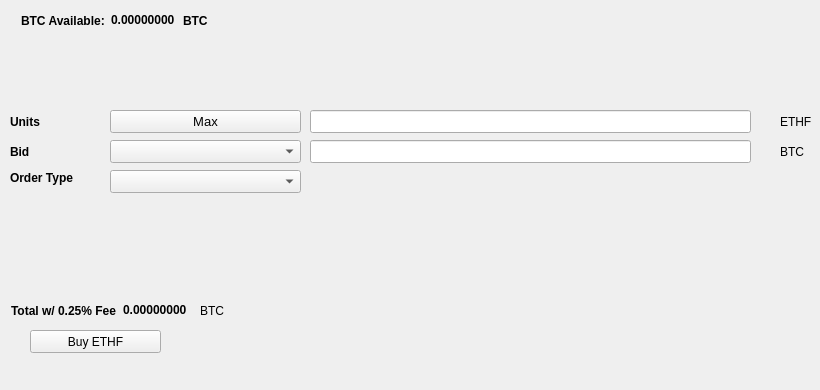
   <widget class="QWidget" name="BuyTab">
    <attribute name="title">
     <string>Buy</string>
    </attribute>
    <widget class="QPushButton" name="BuyETHF">
     <property name="geometry">
      <rect>
       <x>30</x>
       <y>330</y>
       <width>131</width>
       <height>23</height>
      </rect>
     </property>
     <property name="text">
      <string>Buy ETHF</string>
     </property>
     <property name="icon">
      <iconset resource="../ethf.qrc">
       <normaloff>:/icons/bitcoin</normaloff>:/icons/bitcoin</iconset>
     </property>
    </widget>
    <widget class="QLabel" name="label_3">
     <property name="geometry">
      <rect>
       <x>10</x>
       <y>110</y>
       <width>46</width>
       <height>23</height>
      </rect>
     </property>
     <property name="font">
      <font>
       <weight>75</weight>
       <bold>true</bold>
      </font>
     </property>
     <property name="text">
      <string>Units</string>
     </property>
    </widget>
    <widget class="QLineEdit" name="UnitsInput">
     <property name="geometry">
      <rect>
       <x>310</x>
       <y>110</y>
       <width>441</width>
       <height>23</height>
      </rect>
     </property>
     <property name="font">
      <font>
       <pointsize>9</pointsize>
       <weight>75</weight>
       <bold>true</bold>
      </font>
     </property>
    </widget>
    <widget class="QLineEdit" name="BuyBidPriceEdit">
     <property name="geometry">
      <rect>
       <x>310</x>
       <y>140</y>
       <width>441</width>
       <height>23</height>
      </rect>
     </property>
     <property name="font">
      <font>
       <pointsize>9</pointsize>
       <weight>75</weight>
       <bold>true</bold>
      </font>
     </property>
    </widget>
    <widget class="QLabel" name="label_4">
     <property name="geometry">
      <rect>
       <x>780</x>
       <y>110</y>
       <width>31</width>
       <height>23</height>
      </rect>
     </property>
     <property name="text">
      <string>ETHF</string>
     </property>
    </widget>
    <widget class="QLabel" name="label_5">
     <property name="geometry">
      <rect>
       <x>780</x>
       <y>140</y>
       <width>31</width>
       <height>23</height>
      </rect>
     </property>
     <property name="text">
      <string>BTC</string>
     </property>
    </widget>
    <widget class="QLabel" name="label_6">
     <property name="geometry">
      <rect>
       <x>10</x>
       <y>140</y>
       <width>46</width>
       <height>23</height>
      </rect>
     </property>
     <property name="font">
      <font>
       <weight>75</weight>
       <bold>true</bold>
      </font>
     </property>
     <property name="text">
      <string>Bid</string>
     </property>
    </widget>
    <widget class="QLabel" name="label_7">
     <property name="geometry">
      <rect>
       <x>10</x>
       <y>170</y>
       <width>91</width>
       <height>16</height>
      </rect>
     </property>
     <property name="font">
      <font>
       <weight>75</weight>
       <bold>true</bold>
      </font>
     </property>
     <property name="text">
      <string>Order Type</string>
     </property>
    </widget>
    <widget class="QPushButton" name="Buy_Max_Amount">
     <property name="geometry">
      <rect>
       <x>110</x>
       <y>110</y>
       <width>191</width>
       <height>23</height>
      </rect>
     </property>
     <property name="font">
      <font>
       <pointsize>10</pointsize>
      </font>
     </property>
     <property name="text">
      <string>Max</string>
     </property>
    </widget>
    <widget class="QComboBox" name="BuyBidcomboBox">
     <property name="geometry">
      <rect>
       <x>110</x>
       <y>140</y>
       <width>191</width>
       <height>23</height>
      </rect>
     </property>
     <property name="font">
      <font>
       <pointsize>10</pointsize>
      </font>
     </property>
    </widget>
    <widget class="QComboBox" name="buyOrdertypeCombo">
     <property name="geometry">
      <rect>
       <x>110</x>
       <y>170</y>
       <width>191</width>
       <height>23</height>
      </rect>
     </property>
     <property name="font">
      <font>
       <pointsize>10</pointsize>
      </font>
     </property>
    </widget>
    <widget class="QWidget" name="layoutWidget1">
     <property name="geometry">
      <rect>
       <x>21</x>
       <y>11</y>
       <width>227</width>
       <height>19</height>
      </rect>
     </property>
     <layout class="QHBoxLayout" name="horizontalLayout_3">
      <item>
       <widget class="QLabel" name="label232">
        <property name="font">
         <font>
          <weight>75</weight>
          <bold>true</bold>
         </font>
        </property>
        <property name="text">
         <string>BTC Available:</string>
        </property>
       </widget>
      </item>
      <item>
       <widget class="QLabel" name="BtcAvailableLbl">
        <property name="palette">
         <palette>
          <active>
           <colorrole role="WindowText">
            <brush brushstyle="SolidPattern">
             <color alpha="255">
              <red>0</red>
              <green>0</green>
              <blue>0</blue>
             </color>
            </brush>
           </colorrole>
           <colorrole role="Button">
            <brush brushstyle="SolidPattern">
             <color alpha="255">
              <red>0</red>
              <green>170</green>
              <blue>0</blue>
             </color>
            </brush>
           </colorrole>
           <colorrole role="Light">
            <brush brushstyle="SolidPattern">
             <color alpha="255">
              <red>0</red>
              <green>255</green>
              <blue>0</blue>
             </color>
            </brush>
           </colorrole>
           <colorrole role="Midlight">
            <brush brushstyle="SolidPattern">
             <color alpha="255">
              <red>0</red>
              <green>212</green>
              <blue>0</blue>
             </color>
            </brush>
           </colorrole>
           <colorrole role="Dark">
            <brush brushstyle="SolidPattern">
             <color alpha="255">
              <red>0</red>
              <green>85</green>
              <blue>0</blue>
             </color>
            </brush>
           </colorrole>
           <colorrole role="Mid">
            <brush brushstyle="SolidPattern">
             <color alpha="255">
              <red>0</red>
              <green>113</green>
              <blue>0</blue>
             </color>
            </brush>
           </colorrole>
           <colorrole role="Text">
            <brush brushstyle="SolidPattern">
             <color alpha="255">
              <red>0</red>
              <green>170</green>
              <blue>0</blue>
             </color>
            </brush>
           </colorrole>
           <colorrole role="BrightText">
            <brush brushstyle="SolidPattern">
             <color alpha="255">
              <red>255</red>
              <green>255</green>
              <blue>255</blue>
             </color>
            </brush>
           </colorrole>
           <colorrole role="ButtonText">
            <brush brushstyle="SolidPattern">
             <color alpha="255">
              <red>0</red>
              <green>0</green>
              <blue>0</blue>
             </color>
            </brush>
           </colorrole>
           <colorrole role="Base">
            <brush brushstyle="SolidPattern">
             <color alpha="255">
              <red>255</red>
              <green>255</green>
              <blue>255</blue>
             </color>
            </brush>
           </colorrole>
           <colorrole role="Window">
            <brush brushstyle="SolidPattern">
             <color alpha="255">
              <red>0</red>
              <green>170</green>
              <blue>0</blue>
             </color>
            </brush>
           </colorrole>
           <colorrole role="Shadow">
            <brush brushstyle="SolidPattern">
             <color alpha="255">
              <red>0</red>
              <green>0</green>
              <blue>0</blue>
             </color>
            </brush>
           </colorrole>
           <colorrole role="AlternateBase">
            <brush brushstyle="SolidPattern">
             <color alpha="255">
              <red>127</red>
              <green>212</green>
              <blue>127</blue>
             </color>
            </brush>
           </colorrole>
           <colorrole role="ToolTipBase">
            <brush brushstyle="SolidPattern">
             <color alpha="255">
              <red>255</red>
              <green>255</green>
              <blue>220</blue>
             </color>
            </brush>
           </colorrole>
           <colorrole role="ToolTipText">
            <brush brushstyle="SolidPattern">
             <color alpha="255">
              <red>0</red>
              <green>0</green>
              <blue>0</blue>
             </color>
            </brush>
           </colorrole>
          </active>
          <inactive>
           <colorrole role="WindowText">
            <brush brushstyle="SolidPattern">
             <color alpha="255">
              <red>0</red>
              <green>0</green>
              <blue>0</blue>
             </color>
            </brush>
           </colorrole>
           <colorrole role="Button">
            <brush brushstyle="SolidPattern">
             <color alpha="255">
              <red>0</red>
              <green>170</green>
              <blue>0</blue>
             </color>
            </brush>
           </colorrole>
           <colorrole role="Light">
            <brush brushstyle="SolidPattern">
             <color alpha="255">
              <red>0</red>
              <green>255</green>
              <blue>0</blue>
             </color>
            </brush>
           </colorrole>
           <colorrole role="Midlight">
            <brush brushstyle="SolidPattern">
             <color alpha="255">
              <red>0</red>
              <green>212</green>
              <blue>0</blue>
             </color>
            </brush>
           </colorrole>
           <colorrole role="Dark">
            <brush brushstyle="SolidPattern">
             <color alpha="255">
              <red>0</red>
              <green>85</green>
              <blue>0</blue>
             </color>
            </brush>
           </colorrole>
           <colorrole role="Mid">
            <brush brushstyle="SolidPattern">
             <color alpha="255">
              <red>0</red>
              <green>113</green>
              <blue>0</blue>
             </color>
            </brush>
           </colorrole>
           <colorrole role="Text">
            <brush brushstyle="SolidPattern">
             <color alpha="255">
              <red>0</red>
              <green>170</green>
              <blue>0</blue>
             </color>
            </brush>
           </colorrole>
           <colorrole role="BrightText">
            <brush brushstyle="SolidPattern">
             <color alpha="255">
              <red>255</red>
              <green>255</green>
              <blue>255</blue>
             </color>
            </brush>
           </colorrole>
           <colorrole role="ButtonText">
            <brush brushstyle="SolidPattern">
             <color alpha="255">
              <red>0</red>
              <green>0</green>
              <blue>0</blue>
             </color>
            </brush>
           </colorrole>
           <colorrole role="Base">
            <brush brushstyle="SolidPattern">
             <color alpha="255">
              <red>255</red>
              <green>255</green>
              <blue>255</blue>
             </color>
            </brush>
           </colorrole>
           <colorrole role="Window">
            <brush brushstyle="SolidPattern">
             <color alpha="255">
              <red>0</red>
              <green>170</green>
              <blue>0</blue>
             </color>
            </brush>
           </colorrole>
           <colorrole role="Shadow">
            <brush brushstyle="SolidPattern">
             <color alpha="255">
              <red>0</red>
              <green>0</green>
              <blue>0</blue>
             </color>
            </brush>
           </colorrole>
           <colorrole role="AlternateBase">
            <brush brushstyle="SolidPattern">
             <color alpha="255">
              <red>127</red>
              <green>212</green>
              <blue>127</blue>
             </color>
            </brush>
           </colorrole>
           <colorrole role="ToolTipBase">
            <brush brushstyle="SolidPattern">
             <color alpha="255">
              <red>255</red>
              <green>255</green>
              <blue>220</blue>
             </color>
            </brush>
           </colorrole>
           <colorrole role="ToolTipText">
            <brush brushstyle="SolidPattern">
             <color alpha="255">
              <red>0</red>
              <green>0</green>
              <blue>0</blue>
             </color>
            </brush>
           </colorrole>
          </inactive>
          <disabled>
           <colorrole role="WindowText">
            <brush brushstyle="SolidPattern">
             <color alpha="255">
              <red>0</red>
              <green>85</green>
              <blue>0</blue>
             </color>
            </brush>
           </colorrole>
           <colorrole role="Button">
            <brush brushstyle="SolidPattern">
             <color alpha="255">
              <red>0</red>
              <green>170</green>
              <blue>0</blue>
             </color>
            </brush>
           </colorrole>
           <colorrole role="Light">
            <brush brushstyle="SolidPattern">
             <color alpha="255">
              <red>0</red>
              <green>255</green>
              <blue>0</blue>
             </color>
            </brush>
           </colorrole>
           <colorrole role="Midlight">
            <brush brushstyle="SolidPattern">
             <color alpha="255">
              <red>0</red>
              <green>212</green>
              <blue>0</blue>
             </color>
            </brush>
           </colorrole>
           <colorrole role="Dark">
            <brush brushstyle="SolidPattern">
             <color alpha="255">
              <red>0</red>
              <green>85</green>
              <blue>0</blue>
             </color>
            </brush>
           </colorrole>
           <colorrole role="Mid">
            <brush brushstyle="SolidPattern">
             <color alpha="255">
              <red>0</red>
              <green>113</green>
              <blue>0</blue>
             </color>
            </brush>
           </colorrole>
           <colorrole role="Text">
            <brush brushstyle="SolidPattern">
             <color alpha="255">
              <red>0</red>
              <green>85</green>
              <blue>0</blue>
             </color>
            </brush>
           </colorrole>
           <colorrole role="BrightText">
            <brush brushstyle="SolidPattern">
             <color alpha="255">
              <red>255</red>
              <green>255</green>
              <blue>255</blue>
             </color>
            </brush>
           </colorrole>
           <colorrole role="ButtonText">
            <brush brushstyle="SolidPattern">
             <color alpha="255">
              <red>0</red>
              <green>85</green>
              <blue>0</blue>
             </color>
            </brush>
           </colorrole>
           <colorrole role="Base">
            <brush brushstyle="SolidPattern">
             <color alpha="255">
              <red>0</red>
              <green>170</green>
              <blue>0</blue>
             </color>
            </brush>
           </colorrole>
           <colorrole role="Window">
            <brush brushstyle="SolidPattern">
             <color alpha="255">
              <red>0</red>
              <green>170</green>
              <blue>0</blue>
             </color>
            </brush>
           </colorrole>
           <colorrole role="Shadow">
            <brush brushstyle="SolidPattern">
             <color alpha="255">
              <red>0</red>
              <green>0</green>
              <blue>0</blue>
             </color>
            </brush>
           </colorrole>
           <colorrole role="AlternateBase">
            <brush brushstyle="SolidPattern">
             <color alpha="255">
              <red>0</red>
              <green>170</green>
              <blue>0</blue>
             </color>
            </brush>
           </colorrole>
           <colorrole role="ToolTipBase">
            <brush brushstyle="SolidPattern">
             <color alpha="255">
              <red>255</red>
              <green>255</green>
              <blue>220</blue>
             </color>
            </brush>
           </colorrole>
           <colorrole role="ToolTipText">
            <brush brushstyle="SolidPattern">
             <color alpha="255">
              <red>0</red>
              <green>0</green>
              <blue>0</blue>
             </color>
            </brush>
           </colorrole>
          </disabled>
         </palette>
        </property>
        <property name="font">
         <font>
          <weight>75</weight>
          <bold>true</bold>
         </font>
        </property>
        <property name="text">
         <string>0.00000000</string>
        </property>
        <property name="textInteractionFlags">
         <set>Qt::LinksAccessibleByMouse|Qt::TextSelectableByKeyboard|Qt::TextSelectableByMouse</set>
        </property>
       </widget>
      </item>
      <item>
       <widget class="QLabel" name="BtcAvailableLbl_2">
        <property name="font">
         <font>
          <weight>75</weight>
          <bold>true</bold>
         </font>
        </property>
        <property name="text">
         <string>BTC</string>
        </property>
       </widget>
      </item>
     </layout>
    </widget>
    <widget class="QWidget" name="layoutWidge2">
     <property name="geometry">
      <rect>
       <x>11</x>
       <y>301</y>
       <width>259</width>
       <height>19</height>
      </rect>
     </property>
     <layout class="QHBoxLayout" name="horizontalLayout_4">
      <item>
       <widget class="QLabel" name="label_9">
        <property name="font">
         <font>
          <weight>75</weight>
          <bold>true</bold>
         </font>
        </property>
        <property name="text">
         <string>Total w/ 0.25% Fee</string>
        </property>
       </widget>
      </item>
      <item>
       <widget class="QLabel" name="BuyCostLabel">
        <property name="palette">
         <palette>
          <active>
           <colorrole role="WindowText">
            <brush brushstyle="SolidPattern">
             <color alpha="255">
              <red>0</red>
              <green>0</green>
              <blue>0</blue>
             </color>
            </brush>
           </colorrole>
           <colorrole role="Button">
            <brush brushstyle="SolidPattern">
             <color alpha="255">
              <red>0</red>
              <green>170</green>
              <blue>0</blue>
             </color>
            </brush>
           </colorrole>
           <colorrole role="Light">
            <brush brushstyle="SolidPattern">
             <color alpha="255">
              <red>0</red>
              <green>255</green>
              <blue>0</blue>
             </color>
            </brush>
           </colorrole>
           <colorrole role="Midlight">
            <brush brushstyle="SolidPattern">
             <color alpha="255">
              <red>0</red>
              <green>212</green>
              <blue>0</blue>
             </color>
            </brush>
           </colorrole>
           <colorrole role="Dark">
            <brush brushstyle="SolidPattern">
             <color alpha="255">
              <red>0</red>
              <green>85</green>
              <blue>0</blue>
             </color>
            </brush>
           </colorrole>
           <colorrole role="Mid">
            <brush brushstyle="SolidPattern">
             <color alpha="255">
              <red>0</red>
              <green>113</green>
              <blue>0</blue>
             </color>
            </brush>
           </colorrole>
           <colorrole role="Text">
            <brush brushstyle="SolidPattern">
             <color alpha="255">
              <red>0</red>
              <green>170</green>
              <blue>0</blue>
             </color>
            </brush>
           </colorrole>
           <colorrole role="BrightText">
            <brush brushstyle="SolidPattern">
             <color alpha="255">
              <red>255</red>
              <green>255</green>
              <blue>255</blue>
             </color>
            </brush>
           </colorrole>
           <colorrole role="ButtonText">
            <brush brushstyle="SolidPattern">
             <color alpha="255">
              <red>0</red>
              <green>0</green>
              <blue>0</blue>
             </color>
            </brush>
           </colorrole>
           <colorrole role="Base">
            <brush brushstyle="SolidPattern">
             <color alpha="255">
              <red>255</red>
              <green>255</green>
              <blue>255</blue>
             </color>
            </brush>
           </colorrole>
           <colorrole role="Window">
            <brush brushstyle="SolidPattern">
             <color alpha="255">
              <red>0</red>
              <green>170</green>
              <blue>0</blue>
             </color>
            </brush>
           </colorrole>
           <colorrole role="Shadow">
            <brush brushstyle="SolidPattern">
             <color alpha="255">
              <red>0</red>
              <green>0</green>
              <blue>0</blue>
             </color>
            </brush>
           </colorrole>
           <colorrole role="AlternateBase">
            <brush brushstyle="SolidPattern">
             <color alpha="255">
              <red>127</red>
              <green>212</green>
              <blue>127</blue>
             </color>
            </brush>
           </colorrole>
           <colorrole role="ToolTipBase">
            <brush brushstyle="SolidPattern">
             <color alpha="255">
              <red>255</red>
              <green>255</green>
              <blue>220</blue>
             </color>
            </brush>
           </colorrole>
           <colorrole role="ToolTipText">
            <brush brushstyle="SolidPattern">
             <color alpha="255">
              <red>0</red>
              <green>0</green>
              <blue>0</blue>
             </color>
            </brush>
           </colorrole>
          </active>
          <inactive>
           <colorrole role="WindowText">
            <brush brushstyle="SolidPattern">
             <color alpha="255">
              <red>0</red>
              <green>0</green>
              <blue>0</blue>
             </color>
            </brush>
           </colorrole>
           <colorrole role="Button">
            <brush brushstyle="SolidPattern">
             <color alpha="255">
              <red>0</red>
              <green>170</green>
              <blue>0</blue>
             </color>
            </brush>
           </colorrole>
           <colorrole role="Light">
            <brush brushstyle="SolidPattern">
             <color alpha="255">
              <red>0</red>
              <green>255</green>
              <blue>0</blue>
             </color>
            </brush>
           </colorrole>
           <colorrole role="Midlight">
            <brush brushstyle="SolidPattern">
             <color alpha="255">
              <red>0</red>
              <green>212</green>
              <blue>0</blue>
             </color>
            </brush>
           </colorrole>
           <colorrole role="Dark">
            <brush brushstyle="SolidPattern">
             <color alpha="255">
              <red>0</red>
              <green>85</green>
              <blue>0</blue>
             </color>
            </brush>
           </colorrole>
           <colorrole role="Mid">
            <brush brushstyle="SolidPattern">
             <color alpha="255">
              <red>0</red>
              <green>113</green>
              <blue>0</blue>
             </color>
            </brush>
           </colorrole>
           <colorrole role="Text">
            <brush brushstyle="SolidPattern">
             <color alpha="255">
              <red>0</red>
              <green>170</green>
              <blue>0</blue>
             </color>
            </brush>
           </colorrole>
           <colorrole role="BrightText">
            <brush brushstyle="SolidPattern">
             <color alpha="255">
              <red>255</red>
              <green>255</green>
              <blue>255</blue>
             </color>
            </brush>
           </colorrole>
           <colorrole role="ButtonText">
            <brush brushstyle="SolidPattern">
             <color alpha="255">
              <red>0</red>
              <green>0</green>
              <blue>0</blue>
             </color>
            </brush>
           </colorrole>
           <colorrole role="Base">
            <brush brushstyle="SolidPattern">
             <color alpha="255">
              <red>255</red>
              <green>255</green>
              <blue>255</blue>
             </color>
            </brush>
           </colorrole>
           <colorrole role="Window">
            <brush brushstyle="SolidPattern">
             <color alpha="255">
              <red>0</red>
              <green>170</green>
              <blue>0</blue>
             </color>
            </brush>
           </colorrole>
           <colorrole role="Shadow">
            <brush brushstyle="SolidPattern">
             <color alpha="255">
              <red>0</red>
              <green>0</green>
              <blue>0</blue>
             </color>
            </brush>
           </colorrole>
           <colorrole role="AlternateBase">
            <brush brushstyle="SolidPattern">
             <color alpha="255">
              <red>127</red>
              <green>212</green>
              <blue>127</blue>
             </color>
            </brush>
           </colorrole>
           <colorrole role="ToolTipBase">
            <brush brushstyle="SolidPattern">
             <color alpha="255">
              <red>255</red>
              <green>255</green>
              <blue>220</blue>
             </color>
            </brush>
           </colorrole>
           <colorrole role="ToolTipText">
            <brush brushstyle="SolidPattern">
             <color alpha="255">
              <red>0</red>
              <green>0</green>
              <blue>0</blue>
             </color>
            </brush>
           </colorrole>
          </inactive>
          <disabled>
           <colorrole role="WindowText">
            <brush brushstyle="SolidPattern">
             <color alpha="255">
              <red>0</red>
              <green>85</green>
              <blue>0</blue>
             </color>
            </brush>
           </colorrole>
           <colorrole role="Button">
            <brush brushstyle="SolidPattern">
             <color alpha="255">
              <red>0</red>
              <green>170</green>
              <blue>0</blue>
             </color>
            </brush>
           </colorrole>
           <colorrole role="Light">
            <brush brushstyle="SolidPattern">
             <color alpha="255">
              <red>0</red>
              <green>255</green>
              <blue>0</blue>
             </color>
            </brush>
           </colorrole>
           <colorrole role="Midlight">
            <brush brushstyle="SolidPattern">
             <color alpha="255">
              <red>0</red>
              <green>212</green>
              <blue>0</blue>
             </color>
            </brush>
           </colorrole>
           <colorrole role="Dark">
            <brush brushstyle="SolidPattern">
             <color alpha="255">
              <red>0</red>
              <green>85</green>
              <blue>0</blue>
             </color>
            </brush>
           </colorrole>
           <colorrole role="Mid">
            <brush brushstyle="SolidPattern">
             <color alpha="255">
              <red>0</red>
              <green>113</green>
              <blue>0</blue>
             </color>
            </brush>
           </colorrole>
           <colorrole role="Text">
            <brush brushstyle="SolidPattern">
             <color alpha="255">
              <red>0</red>
              <green>85</green>
              <blue>0</blue>
             </color>
            </brush>
           </colorrole>
           <colorrole role="BrightText">
            <brush brushstyle="SolidPattern">
             <color alpha="255">
              <red>255</red>
              <green>255</green>
              <blue>255</blue>
             </color>
            </brush>
           </colorrole>
           <colorrole role="ButtonText">
            <brush brushstyle="SolidPattern">
             <color alpha="255">
              <red>0</red>
              <green>85</green>
              <blue>0</blue>
             </color>
            </brush>
           </colorrole>
           <colorrole role="Base">
            <brush brushstyle="SolidPattern">
             <color alpha="255">
              <red>0</red>
              <green>170</green>
              <blue>0</blue>
             </color>
            </brush>
           </colorrole>
           <colorrole role="Window">
            <brush brushstyle="SolidPattern">
             <color alpha="255">
              <red>0</red>
              <green>170</green>
              <blue>0</blue>
             </color>
            </brush>
           </colorrole>
           <colorrole role="Shadow">
            <brush brushstyle="SolidPattern">
             <color alpha="255">
              <red>0</red>
              <green>0</green>
              <blue>0</blue>
             </color>
            </brush>
           </colorrole>
           <colorrole role="AlternateBase">
            <brush brushstyle="SolidPattern">
             <color alpha="255">
              <red>0</red>
              <green>170</green>
              <blue>0</blue>
             </color>
            </brush>
           </colorrole>
           <colorrole role="ToolTipBase">
            <brush brushstyle="SolidPattern">
             <color alpha="255">
              <red>255</red>
              <green>255</green>
              <blue>220</blue>
             </color>
            </brush>
           </colorrole>
           <colorrole role="ToolTipText">
            <brush brushstyle="SolidPattern">
             <color alpha="255">
              <red>0</red>
              <green>0</green>
              <blue>0</blue>
             </color>
            </brush>
           </colorrole>
          </disabled>
         </palette>
        </property>
        <property name="font">
         <font>
          <weight>75</weight>
          <bold>true</bold>
         </font>
        </property>
        <property name="autoFillBackground">
         <bool>false</bool>
        </property>
        <property name="text">
         <string>0.00000000</string>
        </property>
        <property name="textInteractionFlags">
         <set>Qt::LinksAccessibleByMouse|Qt::TextSelectableByMouse</set>
        </property>
       </widget>
      </item>
      <item>
       <widget class="QLabel" name="label_10">
        <property name="font">
         <font>
          <weight>50</weight>
          <bold>false</bold>
         </font>
        </property>
        <property name="text">
         <string>BTC</string>
        </property>
       </widget>
      </item>
     </layout>
    </widget>
    <widget class="QLabel" name="label_24">
     <property name="geometry">
      <rect>
       <x>460</x>
       <y>300</y>
       <width>281</width>
       <height>81</height>
      </rect>
     </property>
     <property name="text">
      <string/>
     </property>
     <property name="pixmap">
      <pixmap>:/images/bittrex</pixmap>
     </property>
    </widget>
   </widget>
